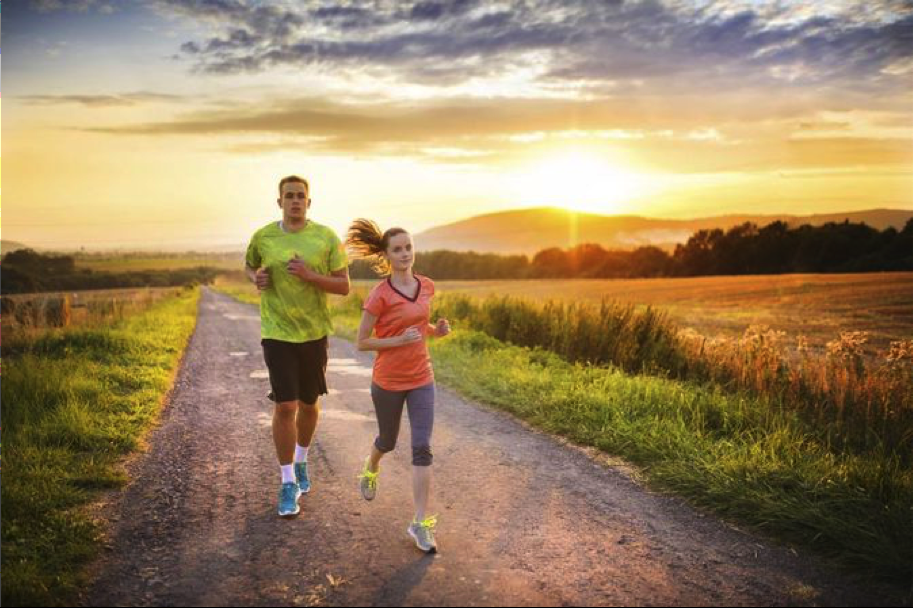
#> input picture example.png, 913 x 608 px
$ python specexample.py   (older library calls are emulated)
#> lines starting #> are read from the running program, lines starting #| are printed output that depends on the picture
"""
=========================================
Segmenting the picture of Lena in regions
=========================================

This example uses :ref:`spectral_clustering` on a graph created from
voxel-to-voxel difference on an image to break this image into multiple
partly-homogeneous regions.

This procedure (spectral clustering on an image) is an efficient
approximate solution for finding normalized graph cuts.

There are two options to assign labels:

* with 'kmeans' spectral clustering will cluster samples in the embedding space
  using a kmeans algorithm
* whereas 'discrete' will iteratively search for the closest partition
  space to the embedding space.
"""
print(__doc__)

# Author: Gael Varoquaux <gael.varoquaux@normalesup.org>, Brian Cheung
# License: BSD 3 clause

import time

import numpy as np
import scipy as sp
import matplotlib.pyplot as plt

from sklearn.feature_extraction import image
from sklearn.cluster import spectral_clustering

import skimage
from skimage import data
from skimage import transform
from skimage import io
from scipy import misc

lena = io.imread('example.png',as_grey=True)[::2, ::2]
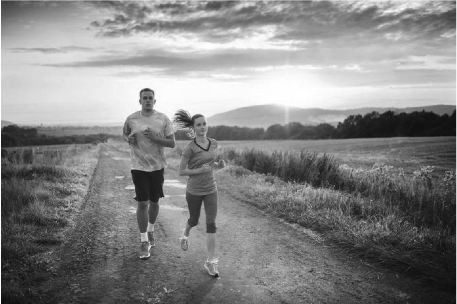
#> lena: shape (304, 457) float64; min 0.0509, max 1, mean 0.524
lena = skimage.transform.rescale(lena, 0.5, order=1)
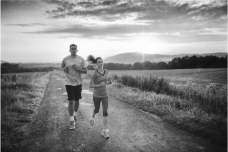
#> lena: shape (152, 228) float64; min 0.0611, max 1, mean 0.523


from skimage import data
from skimage import filter
from skimage import img_as_float
import matplotlib.pyplot as plt


unsharp_strength = 0.8
blur_size = 8  # Standard deviation in pixels.

# Convert to float so that negatives don't cause problems
image = img_as_float(lena)
blurred = filter.gaussian_filter(image, blur_size)
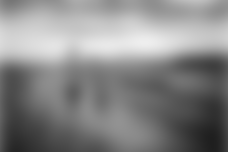
#> blurred: shape (152, 228) float64; min 0.123, max 0.936, mean 0.529
highpass = image - unsharp_strength * blurred
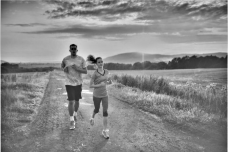
#> highpass: shape (152, 228) float64; min -0.361, max 0.493, mean 0.0999; drawn with min black and max white
sharp = image + highpass
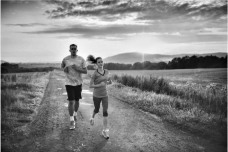
#> sharp: shape (152, 228) float64; min -0.198, max 1.38, mean 0.623; drawn with min black and max white


fig, axes = plt.subplots(ncols=2)
axes[0].imshow(image, vmin=0, vmax=1)
axes[1].imshow(sharp, vmin=0, vmax=1)
plt.show()


#lena = sp.misc.lena()
# Downsample the image by a factor of 4
#lena = lena[::2, ::2] + lena[1::2, ::2] + lena[::2, 1::2] + lena[1::2, 1::2]
#lena = lena[::2, ::2] + lena[1::2, ::2] + lena[::2, 1::2] + lena[1::2, 1::2]

# Convert the image into a graph with the value of the gradient on the
# edges.
#> (the run stopped early here; a loop or call above may not have finished)
